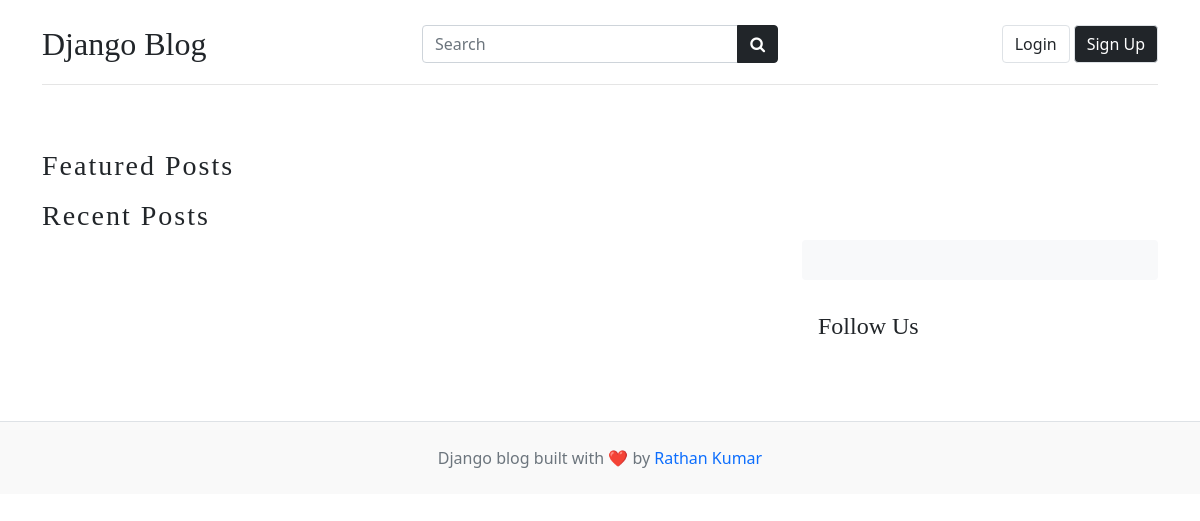
The app's page /, older data.
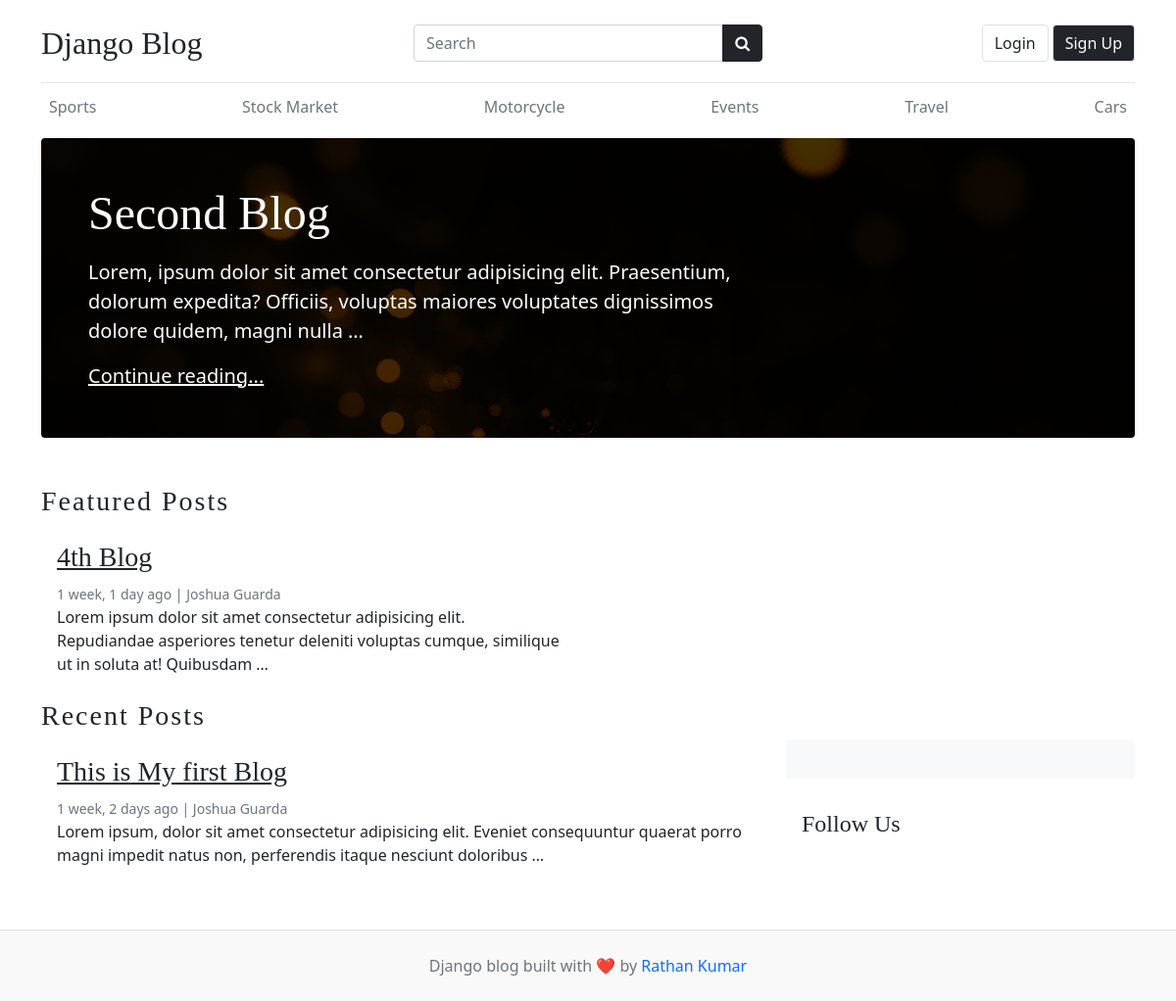
The same page, newer data.
### blogs/models.py (models this page shows, shortened)
class Category(models.Model):
    category_name = models.CharField(max_length=50, unique= True)
    created_at = models.DateTimeField(auto_now_add=True)
    updated_at = models.DateTimeField(auto_now=True)
    def __str__(self) -> str:
        return self.category_name
    class Meta:
        verbose_name_plural = 'Categories'

class Blog(models.Model):
    title = models.CharField(max_length=100)
    slug = models.SlugField(max_length=150,unique=True, blank=True) # Slug is the - in the url This-is-My-first-Blog --> this should automatically created check setup in your admin.py
    category=models.ForeignKey(Category,on_delete=models.CASCADE)# if you delete the Category all Blog under that Category is deleted
    author = models.ForeignKey(User,on_delete=models.CASCADE)
    featured_image = models.ImageField(upload_to='uploads/%Y/%m/%d') # the Image uploaded will go to this directory NOTE: this directory will be create automatically using the declared name in upload_to
    short_description= models.TextField(max_length=500)
    blog_body=models.TextField(max_length=2000)
    status = models.CharField(choices=STATUS_CHOICES, default='Draft')  # the model field will depend on the choices since we use 0,1 as value that is why we use IntegerField
    is_featured= models.BooleanField(default = False)
    created_at = models.DateTimeField(auto_now_add=True)
    updated_at = models.DateTimeField(auto_now=True)

### my_blog/views.py (the view)
def home(request):
    categories = Category.objects.all()  # THIS IS OPTIONAL TO DECLARE SINCE WE ALREADY HAVE THE CONTEXT PROCESSOR for the categories
    featured_post = Blog.objects.filter(is_featured = True, status='Published').order_by('-updated_at')
    un_featured_post = Blog.objects.filter(is_featured = False, status='Published').order_by('-updated_at')
    try:
        about = About.objects.get()
        socials =Socials.objects.all()
    except:
        about = None
        socials= None
    context = {
        'categories':categories, # THIS IS OPTIONAL TO DECLARE SINCE WE ALREADY HAVE THE CONTEXT PROCESSOR for the categories
        'featured_post':featured_post,
        'un_featured_post':un_featured_post,
        'about':about,
        'socials':socials
    }
    return render(request,'home.html',context)

### blogs/context_processors.py (called while the page is built)
def get_categories(request):
    categories = Category.objects.all()
    return dict(categories=categories)

def get_socials(request):
    socials = Socials.objects.all()
    return dict(socials=socials)

### templates/home.html (shortened to what this page needs)
{% extends "base.html" %}
{% load static %}
    {% block content %}
        {% for post in featured_post %}
            {% if forloop.first %}
                <div
                    class="jumbotron p-3 p-md-5 text-white rounded bg-dark"
                    style="
                        background-image: url({% static 'images/golden_burst.jpg'%});
                        background-blend-mode: overlay;
                        background-size: cover;
                    ">
                    <div class="col-md-8 px-0">
                        <h1 class="display-4 font-italic">{{post.title}}</h1>
                        <p class="lead my-3 ">
                            {{post.short_description | truncatewords:20}}
                        </p>
                        <p class="lead mb-0"><a href="{%url 'blogs' post.slug%}" class="text-white font-weight-bold">Continue reading...</a></p>
                    </div>
                </div>
            {% endif %}
        {% endfor %}
        <h3 class="text-upppercase text-dark pt-5" style="letter-spacing: 2px;">Featured Posts</h3>
        <div class="row mb-2">
            {% for post in featured_post %}
                {% if not forloop.first %}
                    <div class="col-md-6">
                        <div class="card border-0">
                            <div class="card-body">
                                <h3><a href="{%url 'blogs' post.slug%}" class='text-dark'>{{post.title}}</a></h3>
                                <small class="mb-1 text-muted">{{post.created_at| timesince}} ago | {{post.author.first_name}} {{post.author.last_name}}</small>
                                <p class="card-text">
                                {{post.short_description | truncatewords:20}}
                                </p>
                            </div>
                        </div>
                    </div>
                {% endif %}
            {% endfor %}
        </div>
        <h3 class="text-upppercase text-dark" style="letter-spacing: 2px;">Recent Posts</h3>
        <main role="main" class="container p-0">
            <div class="row">
                <div class="col-md-8 blog-main">
                    {% for post in un_featured_post  %}
                        <div class="card border-0">
                            <div class="card-body">
                                <h3><a href="{%url 'blogs' post.slug%}"class='text-dark'>{{post.title}}</a></h3>
                                <small class="mb-1 text-muted">{{post.created_at| timesince}} ago | {{post.author.first_name}} {{post.author.last_name}}</small>
                                <p class="card-text">
                                {{post.short_description |truncatewords:20}}
                                </p>
                            </div>
                        </div>
                    {% endfor %}
                </div>
                <aside class="col-md-4 blog-sidebar">
                    <div class="p-3 mb-3 bg-light rounded">
                    </div>
                    <div class="p-3">
                        <h4 class="font-italic">Follow Us</h4>
                    </div>
                </aside>
            </div>
        </main>
    </div>
{% endblock content %}

### templates/base.html (shortened to what this page needs)
{% load static %}
<!DOCTYPE html>
<html lang="en">
    <head>
        <link href="https://cdn.jsdelivr.net/npm/bootstrap@5.0.2/dist/css/bootstrap.min.css" rel="stylesheet">
        <link rel="stylesheet" href="https://cdnjs.cloudflare.com/ajax/libs/font-awesome/4.7.0/css/font-awesome.min.css">
        <link type='text/css' href="{% static 'css/blog.css' %}" rel="stylesheet" />
    </head>
    <body>
        {% if hide_nav %}
        {% else %}
        <div class="container">
            <header class="blog-header py-3">
                <nav>
                    <div class="row flex-nowrap justify-content-between align-items-center">
                        <div class="col-12 col-md-4 pt-1">
                            <a class="blog-header-logo text-dark text-decoration-none  fs-2" href="/">Django Blog</a>
                        </div>
                        <div class="col-12 col-md-4  pt-1">
                            <form action="{%url 'search' %}" method="GET">
                                <div class="input-group">
                                    <input class="form-control" type="text" placeholder="Search" value="{{keyword}}" name="keyword" aria-label="Search"/>
                                    <button class="btn btn-dark" id="button-search" type="submit">
                                        <i class="fa fa-search"></i>
                                    </button>
                                </div>
                            </form>
                        </div>
                        <div class="col-12 col-md-4 pt-1 d-flex">
                            {% if user.is_authenticated%}
                            <ul class="navbar-nav ms-auto gap-2 d-flex">
                                {% comment %} {% if user.is_superuser%}
                                    <span class="text-sm text-muted UserProf">Welcome, {{user.username.capitalize}}</span>
                                {% else %}
                                {% endif %}
                                {% endcomment %}
                                <ul class="navbar-nav ms-auto d-flex flex-row gap-3">
                                    <li class="nav-item">
                                        <span class="text-sm text-muted UserProf">Welcome, {{user.first_name.capitalize}}</span>
                                    </li>
                                    <li class="nav-item">
                                        <button type="button" id="login-btn" class="btn btn-danger fw-normal btn-md lead border" onclick="location.href='{%url 'logout'%}'">
                                            Logout
                                        </button>
                                    </li>
                                </ul>
                                {% else %}
                                <ul class="navbar-nav ms-auto d-flex flex-row gap-1">
                                    <li class="nav-item">
                                        <a href="{% url 'login' %}" class="btn btn-md border lead">Login</a>
                                    </li>
                                    <li class="nav-item">
                                        <a href="{% url 'register' %}" class="btn btn-md btn-dark border lead">Sign Up</a>
                                    </li>
                                </ul>
                            {% endif %}
                        </div>
                    </div>
                </nav>
            </header>
        {% endif %}
        {% if hide_category %}
        {% else %}
            <div class="nav-scroller py-1 mb-2">
                <nav class="nav d-flex justify-content-between overflow-auto">
                    {% for category in categories %}
                        <a class="p-2 text-muted text-decoration-none" href="{%url 'posts_by_category' category.id%}">{{category}}</a>
                    {% endfor %}
                </nav>
            </div>
        {% endif %}
        {% block content %}{% endblock content %}
        {% if hide_footer %}
        {% else %}
            <footer class="blog-footer py-4 mt-5 text-center text-muted border-top">
                <div class="container">
                    <p class="mb-0">Django blog built with ❤️ by <a href="#" class="text-decoration-none">Rathan Kumar</a></p>
                </div>
            </footer>
        {% endif %}
    </body>
</html>

### my_blog/static/css/blog.css (style rules this page uses)
.blog-header { border-bottom: 1px solid #e5e5e5; }
.blog-header-logo { font-family: "Playfair Display", Georgia, "Times New Roman", serif; font-size: 2.25rem; }
h1, h2, h3, h4, h5, h6 { font-family: "Playfair Display", Georgia, "Times New Roman", serif; }
.display-4 { font-size: 2.5rem; }
@media (min-width: 768px) { .display-4 { font-size: 3rem; } }
.blog-footer { padding: 2.5rem 0; color: #727272; text-align: center; background-color: #f9f9f9; border-top: .05rem solid #e5e5e5; }
.blog-footer p:last-child { margin-bottom: 0; }

Row changes from the older to the newer data that the page shows:
added Category: category_name "Sports"
added Category: category_name "Stock Market"
added Category: category_name "Motorcycle"
added Category: category_name "Events"
added Category: category_name "Travel"
added Category: category_name "Cars"
added Blog: title "Second Blog", short_description "Lorem, ipsum dolor sit amet consectetur adipisicing elit. Praesentium, dolorum expedita? Officiis, voluptas maiores voluptates dignissimos dolore quidem, magni nulla …"
added Blog: title "4th Blog", created_at "1 week, 1 day", author.first_name "Joshua", author.last_name "Guarda", short_description "Lorem ipsum dolor sit amet consectetur adipisicing elit. Repudiandae asperiores tenetur deleniti voluptas cumque, similique ut in soluta at! Quibusdam …", shown under "Featured Posts"
added Blog: title "This is My first Blog", created_at "1 week, 2 days", author.first_name "Joshua", author.last_name "Guarda", short_description "Lorem ipsum, dolor sit amet consectetur adipisicing elit. Eveniet consequuntur quaerat porro magni impedit natus non, perferendis itaque nesciunt doloribus …", shown under "Recent Posts"
